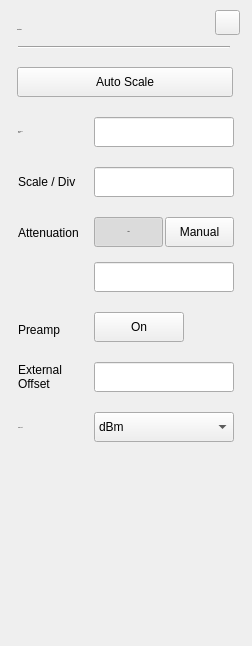
<?xml version="1.0" encoding="UTF-8"?>
<ui version="4.0">
 <class>SA_Dialog_AmptSetup</class>
 <widget class="QWidget" name="SA_Dialog_AmptSetup">
  <property name="geometry">
   <rect>
    <x>0</x>
    <y>0</y>
    <width>252</width>
    <height>646</height>
   </rect>
  </property>
  <property name="font">
   <font>
    <weight>50</weight>
    <bold>false</bold>
   </font>
  </property>
  <property name="windowTitle">
   <string>Form</string>
  </property>
  <property name="styleSheet">
   <string notr="true">/*******************indoor**********************/
#SA_Dialog_AmptSetup[status  =  &quot;indoor&quot;] 
#widget
{
	background-color:rgba(221,221,221,0.9);
}

#SA_Dialog_AmptSetup[status  =  &quot;indoor&quot;] 
#widget&gt;QPushButton
{

	border-style:flat;
}

#SA_Dialog_AmptSetup[status  =  &quot;indoor&quot;] 
#pb_Preamp
{
	text-align:left;
	padding:8px 23px 7px 10px;
}

#SA_Dialog_AmptSetup[status  =  &quot;indoor&quot;] 
#widget&gt;QLabel
{
	font: 75 13px &quot;Arial&quot;;
		color:rgba(46,46,46,1);
}
	
#SA_Dialog_AmptSetup[status  =  &quot;indoor&quot;] 
#widget&gt;#pb_cancel
{
	border-image: url(:/sa/image/btn_close_normal.png);
}

#SA_Dialog_AmptSetup[status  =  &quot;indoor&quot;] 
#widget&gt;#pb_cancel:pressed
{
	border-image: url(:/sa/image/btn_close_click.png);
}

#SA_Dialog_AmptSetup[status  =  &quot;indoor&quot;] 
#widget&gt;#line
{
	background-color:rgba(46,46,46,1);
}

#SA_Dialog_AmptSetup[status  =  &quot;indoor&quot;] 
#AttenType_widget{
	policy:nofocus;
	background-image: url(:/sa/image/dropdown_box.png);
}

#SA_Dialog_AmptSetup[status  =  &quot;indoor&quot;] 
#AttenType_widget&gt;QPushButton
{
	policy:nofocus;
	font: 14px &quot;Arial&quot;;
}

#SA_Dialog_AmptSetup[status  =  &quot;indoor&quot;] 
#AttenType_widget&gt;QPushButton:checked
{

	color:rgba(240, 179, 29, 1);
}

#SA_Dialog_AmptSetup[status  =  &quot;indoor&quot;] 
#AttenType_widget&gt;QPushButton:!checked
{
	color:rgba(0, 0, 0, 1)
}

#SA_Dialog_AmptSetup[status  =  &quot;indoor&quot;] 
#pb_Atten_Type
{
	font: 75 13px &quot;Arial&quot;;
	font-weight:bold;
	color:rgba(162, 115, 0, 1);
	background-image: url(:/sa/image/dropdown_normal.png);
}

#SA_Dialog_AmptSetup[status  =  &quot;indoor&quot;] 
#pb_Atten_Type:focus
{	
	background-image: url(:/sa/image/dropdown_click.png);
}

#SA_Dialog_AmptSetup[status  =  &quot;indoor&quot;] 
SA_LineEdit
{
	color:rgba(162, 115, 0,1);
	padding:8px 8px 7px 10px ;
	font: 75 13px &quot;Arial&quot;;
	font-weight:bold;
}

#SA_Dialog_AmptSetup[status  =  &quot;indoor&quot;] 
SA_LineEdit:disable
{
	color:rgba(133,133,133,0.6);
}

#SA_Dialog_AmptSetup[status  =  &quot;indoor&quot;] 
SA_LineEdit:focus
{
	outline: none;
	border:2px solid rgba(162,115,0,1);
}

#SA_Dialog_AmptSetup[status  =  &quot;indoor&quot;] 
QComboBox
{
	font: 75 13px &quot;Arial&quot;;
	font-weight:bold;
	color:rgba(162, 115, 0, 1);
	padding:8px 23px 7px 10px;
	combobox-popup: 0;
	border-style:flat;
	background-image: url(:/sa/image/dropdown_normal.png);
}

#SA_Dialog_AmptSetup[status  =  &quot;indoor&quot;] 
QComboBox:focus
{
	background-image: url(:/sa/image/dropdown_click.png);
}

#SA_Dialog_AmptSetup[status  =  &quot;indoor&quot;] 
QComboBox::drop-down 
{
	width: 0px;	
	border-style:flat;
}

#SA_Dialog_AmptSetup[status  =  &quot;indoor&quot;] 
QComboBox QAbstractItemView{
   font: 75 14px &quot;Arial&quot;;
	color:rgba(0, 0, 0, 1);
	background:rgba(255,255,255,1);
 	outline:0px;
	border-style:solid;
	border-color:rgba(151, 151, 151, 1);
	border-width:1px;
}
#SA_Dialog_AmptSetup[status  =  &quot;indoor&quot;] 
QAbstractItemView::item{
	padding-left:8px;
	width:140px;
	height:32px;
	border-style:flat;
}

#SA_Dialog_AmptSetup[status  =  &quot;indoor&quot;] 
QComboBox QAbstractItemView::item:selected
{
 	color:rgba(240, 179, 29, 1); 
}

#SA_Dialog_AmptSetup[status  =  &quot;indoor&quot;] 
#pb_Auto:checked
{
	color:rgba(87, 87, 87,1);
	padding: 8px 14px 7px 15px;
	background-image: url(:/sa/image/fre_checked_left.png);
}

#SA_Dialog_AmptSetup[status  =  &quot;indoor&quot;] 
#pb_Auto
{
	color:rgba(123, 123, 123,1);
	font: 75 13px &quot;Arial&quot;;
	border-style:flat;
	font-weight:bold;
	padding: 8px 14px 7px 15px;
	background-image: url(:/sa/image/fre_checked_right.png);
}

#SA_Dialog_AmptSetup[status  =  &quot;indoor&quot;] 
#pb_Manual:checked
{
	color:rgba(87, 87, 87,1);
	padding: 8px 5px 7px 6px;
	background-image: url(:/sa/image/fre_checked_right.png);
	background-position:right;
}

#SA_Dialog_AmptSetup[status  =  &quot;indoor&quot;] 
#pb_Manual
{
	color:rgba(123, 123, 123,1);
	font: 75 13px &quot;Arial&quot;;
	border-style:flat;
	font-weight:bold;
	padding: 8px 5px 7px 6px;
	background-image: url(:/sa/image/fre_checked_left.png);
	background-position:right;
}

#SA_Dialog_AmptSetup[status  =  &quot;indoor&quot;] 
#pb_Scale_Auto
{
	font: 75 13px &quot;Arial&quot;;
	font-weight:bold;
	color:rgba(255, 255, 255, 1);
	background-image: url(:/sa/image/btn_w216_nor.png);
	text-align:center;
}

#SA_Dialog_AmptSetup[status  =  &quot;indoor&quot;] 
#pb_Scale_Auto:pressed
{
	
	background-image: url(:/sa/image/btn_w216_click.png);
}
/*******************outdoor**********************/
#SA_Dialog_AmptSetup[status  =  &quot;outdoor&quot;] 
#widget
{
	background-color:rgba(211,211,211,0.9);
}

#SA_Dialog_AmptSetup[status  =  &quot;outdoor&quot;] 
#widget&gt;QPushButton
{

	border-style:flat;
}

#SA_Dialog_AmptSetup[status  =  &quot;outdoor&quot;] 
#pb_Preamp
{
	text-align:left;
	padding:8px 23px 7px 10px;
}

#SA_Dialog_AmptSetup[status  =  &quot;outdoor&quot;] 
#widget&gt;QLabel
{
	font: 75 13px &quot;Arial&quot;;
	color:rgba(46,46,46,1);
}
	
#SA_Dialog_AmptSetup[status  =  &quot;outdoor&quot;] 
#widget&gt;#pb_cancel
{
	background-image: url(:/sa/image/btn_close_normal.png);
}

#SA_Dialog_AmptSetup[status  =  &quot;outdoor&quot;] 
#widget&gt;#pb_cancel:pressed
{
	background-image: url(:/sa/image/btn_close_click.png);
}

#SA_Dialog_AmptSetup[status  =  &quot;outdoor&quot;] 
#widget&gt;#line
{
	background-color:rgba(46,46,46,1);
}

#SA_Dialog_AmptSetup[status  =  &quot;outdoor&quot;] 
#AttenType_widget{
	policy:nofocus;
	background-image: url(:/sa/image/dropdown_box.png);
}

#SA_Dialog_AmptSetup[status  =  &quot;outdoor&quot;] 
#AttenType_widget&gt;QPushButton
{
	policy:nofocus;
	font: 14px &quot;Arial&quot;;
}

#SA_Dialog_AmptSetup[status  =  &quot;outdoor&quot;] 
#AttenType_widget&gt;QPushButton:checked
{

	color:rgba(240, 179, 29, 1);
}

#SA_Dialog_AmptSetup[status  =  &quot;outdoor&quot;] 
#AttenType_widget&gt;QPushButton:!checked
{
	color:rgba(0, 0, 0, 1)
}

#SA_Dialog_AmptSetup[status  =  &quot;outdoor&quot;] 
#pb_Atten_Type
{
	font: 75 13px &quot;Arial&quot;;
	font-weight:bold;
	color:rgba(162, 115, 0, 1);
	background-image: url(:/sa/image/dropdown_normal.png);
}

#SA_Dialog_AmptSetup[status  =  &quot;outdoor&quot;] 
#pb_Atten_Type:focus
{	
	background-image: url(:/sa/image/dropdown_click.png);
}

#SA_Dialog_AmptSetup[status  =  &quot;outdoor&quot;] 
SA_LineEdit
{
	color:rgba(162, 115, 0,1);
	padding:8px 8px 7px 10px ;
	font: 75 13px &quot;Arial&quot;;
	font-weight:bold;
}

#SA_Dialog_AmptSetup[status  =  &quot;outdoor&quot;] 
SA_LineEdit:disable
{
	color:rgba(133,133,133,0.6);
}

#SA_Dialog_AmptSetup[status  =  &quot;outdoor&quot;] 
SA_LineEdit:focus
{
	outline: none;
	border:2px solid rgba(162,115,0,1);
}

#SA_Dialog_AmptSetup[status  =  &quot;outdoor&quot;] 
QComboBox
{
	font: 75 13px &quot;Arial&quot;;
	font-weight:bold;
	color:rgba(162, 115, 0, 1);
	padding:8px 23px 7px 10px;
	combobox-popup: 0;
	border-style:flat;
	background-image: url(:/sa/image/dropdown_normal.png);
}

#SA_Dialog_AmptSetup[status  =  &quot;outdoor&quot;] 
QComboBox:focus
{
	background-image: url(:/sa/image/dropdown_click.png);
}

#SA_Dialog_AmptSetup[status  =  &quot;outdoor&quot;] 
QComboBox::drop-down 
{
	width: 0px;	
	border-style:flat;
}

#SA_Dialog_AmptSetup[status  =  &quot;outdoor&quot;] 
QComboBox QAbstractItemView{
   font: 75 14px &quot;Arial&quot;;
	color:rgba(0, 0, 0, 1);
	background:rgba(255,255,255,1);
 	outline:0px;
	border-style:solid;
	border-color:rgba(151, 151, 151, 1);
	border-width:1px;
}
#SA_Dialog_AmptSetup[status  =  &quot;outdoor&quot;] 
QAbstractItemView::item{
	padding-left:8px;
	width:140px;
	height:32px;
	border-style:flat;
}

#SA_Dialog_AmptSetup[status  =  &quot;outdoor&quot;] 
QComboBox QAbstractItemView::item:selected
{
 	color:rgba(240, 179, 29, 1); 
}

#SA_Dialog_AmptSetup[status  =  &quot;outdoor&quot;] 
#pb_Auto:checked
{
	color:rgba(87, 87, 87,1);
	padding: 8px 14px 7px 15px;
	background-image: url(:/sa/image/fre_checked_left.png);
}

#SA_Dialog_AmptSetup[status  =  &quot;outdoor&quot;] 
#pb_Auto
{
	color:rgba(123, 123, 123,1);
	font: 75 13px &quot;Arial&quot;;
	border-style:flat;
	font-weight:bold;
	padding: 8px 14px 7px 15px;
	background-image: url(:/sa/image/fre_checked_right.png);
}

#SA_Dialog_AmptSetup[status  =  &quot;outdoor&quot;] 
#pb_Manual:checked
{
	color:rgba(87, 87, 87,1);
	padding: 8px 5px 7px 6px;
	background-image: url(:/sa/image/fre_checked_right.png);
	background-position:right;
}

#SA_Dialog_AmptSetup[status  =  &quot;outdoor&quot;] 
#pb_Manual
{
	color:rgba(123, 123, 123,1);
	font: 75 13px &quot;Arial&quot;;
	border-style:flat;
	font-weight:bold;
	padding: 8px 5px 7px 6px;
	background-image: url(:/sa/image/fre_checked_left.png);
	background-position:right;
}

#SA_Dialog_AmptSetup[status  =  &quot;outdoor&quot;] 
#pb_Scale_Auto
{
	font: 75 13px &quot;Arial&quot;;
	font-weight:bold;
	color:rgba(0, 0, 0, 1);
	
	border-image: url(:/sa/image/outdoor/btn_w70_normal.png);
	text-align:center;
}

#SA_Dialog_AmptSetup[status  =  &quot;outdoor&quot;] 
#pb_Scale_Auto:pressed
{
	border-image: url(:/sa/image/outdoor/btn_w216_click.png);
}
/*******************night**********************/
#SA_Dialog_AmptSetup[status  =  &quot;night&quot;] 
#widget
{
		background-color:rgba(208,182,139,0.9);
}

#SA_Dialog_AmptSetup[status  =  &quot;night&quot;] 
#widget&gt;QPushButton
{
	border-style:flat;
}

#SA_Dialog_AmptSetup[status  =  &quot;night&quot;] 
#pb_Preamp
{
	text-align:left;
	padding:8px 23px 7px 10px;
}

#SA_Dialog_AmptSetup[status  =  &quot;night&quot;] 
#widget&gt;QLabel
{
	   font: 75 13px &quot;Arial&quot;;
		color:rgba(46,46,46,1);
}
	
#SA_Dialog_AmptSetup[status  =  &quot;night&quot;] 
#widget&gt;#pb_cancel
{
	border-image: url(:/sa/image/night/btn_close_normal.png);
}

#SA_Dialog_AmptSetup[status  =  &quot;night&quot;] 
#widget&gt;#pb_cancel:pressed
{
	border-image: url(:/sa/image/night/btn_close_click.png);
}

#SA_Dialog_AmptSetup[status  =  &quot;night&quot;] 
#widget&gt;#line
{
	background-color:rgba(46,46,46,1);
}

#SA_Dialog_AmptSetup[status  =  &quot;night&quot;] 
#AttenType_widget{
	policy:nofocus;
	background-image: url(:/sa/image/dropdown_box.png);
}

#SA_Dialog_AmptSetup[status  =  &quot;night&quot;] 
#AttenType_widget&gt;QPushButton
{
	policy:nofocus;
	font: 14px &quot;Arial&quot;;
}

#SA_Dialog_AmptSetup[status  =  &quot;night&quot;] 
#AttenType_widget&gt;QPushButton:checked
{

	color:rgba(240, 179, 29, 1);
}

#SA_Dialog_AmptSetup[status  =  &quot;night&quot;] 
#AttenType_widget&gt;QPushButton:!checked
{
	color:rgba(0, 0, 0, 1)
}

#SA_Dialog_AmptSetup[status  =  &quot;night&quot;] 
#pb_Atten_Type
{
	font: 75 13px &quot;Arial&quot;;
	font-weight:bold;
	color:rgba(162, 115, 0, 1);
	background-image: url(:/sa/image/dropdown_normal.png);
}

#SA_Dialog_AmptSetup[status  =  &quot;night&quot;] 
#pb_Atten_Type:focus
{	
	background-image: url(:/sa/image/dropdown_click.png);
}

#SA_Dialog_AmptSetup[status  =  &quot;night&quot;] 
SA_LineEdit
{
	background: rgba(251,220,167,0.60);
   color:rgba(159,98,0,1);
	padding:8px 8px 7px 10px ;
	font: 75 13px &quot;Arial&quot;;
	font-weight:bold;
}

#SA_Dialog_AmptSetup[status  =  &quot;night&quot;] 
SA_LineEdit:disable
{
	color:rgba(133,133,133,0.6);
}

#SA_Dialog_AmptSetup[status  =  &quot;night&quot;] 
SA_LineEdit:focus
{
	outline: none;
	border:2px solid rgba(162,115,0,1);
}


#SA_Dialog_AmptSetup[status  =  &quot;night&quot;] 
QComboBox
{
	font: 75 13px &quot;Arial&quot;;
	font-weight:bold;
    background-color:rgba(251,220,167,0.60);
    color:rgba(159,98,0,1);
	padding:8px 23px 7px 10px;
	combobox-popup: 0;
	border-style:flat;
	background-image: url(:/sa/image/night/dropdown_normal.png);
}

#SA_Dialog_AmptSetup[status  =  &quot;night&quot;] 
QComboBox:focus
{
	background-color:rgba(251,220,167,0.60);
	background-image: url(:/sa/image/night/dropdown_click.png);
}

#SA_Dialog_AmptSetup[status  =  &quot;night&quot;] 
QComboBox::drop-down 
{
	width: 0px;	
	border-style:flat;
}

#SA_Dialog_AmptSetup[status  =  &quot;night&quot;] 
QComboBox QAbstractItemView{
   font: 75 14px &quot;Arial&quot;;
	color:rgba(0, 0, 0, 1);
	background-color:#FBDBA7;;
    
 	outline:0px;
	border-style:solid;
	border-color:rgba(151, 151, 151, 1);
	border-width:1px;
}
#SA_Dialog_AmptSetup[status  =  &quot;night&quot;] 
QAbstractItemView::item{
	padding-left:8px;
	width:140px;
	height:32px;
	border-style:flat;
}

#SA_Dialog_AmptSetup[status  =  &quot;night&quot;] 
QComboBox QAbstractItemView::item:selected
{
 	color:rgba(159,98,0,1);
}

#SA_Dialog_AmptSetup[status  =  &quot;night&quot;] 
#pb_Auto:checked
{
	color:rgba(85,74,56,1);
	padding: 8px 14px 7px 15px;
	background-image: url(:/sa/image/night/btn_left_click.png);
}

#SA_Dialog_AmptSetup[status  =  &quot;night&quot;] 
#pb_Auto
{
	color:rgba(121,106,81,1);
	font: 75 13px &quot;Arial&quot;;
	border-style:flat;
	font-weight:bold;
	padding: 8px 14px 7px 15px;
	background-image: url(:/sa/image/night/btn_left_nor.png);
}

#SA_Dialog_AmptSetup[status  =  &quot;night&quot;] 
#pb_Manual:checked
{

	color:rgba(85,74,56,1);
	padding: 8px 5px 7px 6px;
	background-image: url(:/sa/image/night/btn_right_click.png);
}

#SA_Dialog_AmptSetup[status  =  &quot;night&quot;] 
#pb_Manual
{
	color:rgba(121,106,81,1);
	font: 75 13px &quot;Arial&quot;;
	border-style:flat;
	font-weight:bold;
	padding: 8px 5px 7px 6px;
	background-image: url(:/sa/image/night/btn_right_nor.png);
}
#SA_Dialog_AmptSetup[status  =  &quot;night&quot;] 
#pb_Scale_Auto
{
	font: 75 13px &quot;Arial&quot;;
	font-weight:bold;
	color: #FBDBA7;
	background-image: url(:/sa/image/btn_w216_nor.png);
	text-align:center;
}

#SA_Dialog_AmptSetup[status  =  &quot;night&quot;] 
#pb_Scale_Auto:pressed
{
	background-image: url(:/sa/image/night/btn_w216_click.png);
}</string>
  </property>
  <property name="status" stdset="0">
   <string>night</string>
  </property>
  <widget class="QWidget" name="widget" native="true">
   <property name="geometry">
    <rect>
     <x>0</x>
     <y>0</y>
     <width>252</width>
     <height>646</height>
    </rect>
   </property>
   <property name="styleSheet">
    <string notr="true"/>
   </property>
   <widget class="QPushButton" name="pb_Scale_Auto">
    <property name="geometry">
     <rect>
      <x>17</x>
      <y>67</y>
      <width>216</width>
      <height>30</height>
     </rect>
    </property>
    <property name="focusPolicy">
     <enum>Qt::NoFocus</enum>
    </property>
    <property name="styleSheet">
     <string notr="true"/>
    </property>
    <property name="text">
     <string>Auto Scale</string>
    </property>
   </widget>
   <widget class="QLabel" name="label_3">
    <property name="geometry">
     <rect>
      <x>18</x>
      <y>117</y>
      <width>66</width>
      <height>30</height>
     </rect>
    </property>
    <property name="font">
     <font>
      <family>Arial</family>
      <pointsize>-1</pointsize>
      <weight>9</weight>
      <italic>false</italic>
      <bold>false</bold>
     </font>
    </property>
    <property name="text">
     <string>Reference
Level</string>
    </property>
   </widget>
   <widget class="SA_LineEdit" name="edit_level">
    <property name="geometry">
     <rect>
      <x>94</x>
      <y>117</y>
      <width>140</width>
      <height>30</height>
     </rect>
    </property>
    <property name="readOnly">
     <bool>true</bool>
    </property>
   </widget>
   <widget class="QLabel" name="lblOffset">
    <property name="geometry">
     <rect>
      <x>18</x>
      <y>362</y>
      <width>54</width>
      <height>30</height>
     </rect>
    </property>
    <property name="text">
     <string>External
Offset</string>
    </property>
   </widget>
   <widget class="SA_LineEdit" name="edit_offset">
    <property name="geometry">
     <rect>
      <x>94</x>
      <y>362</y>
      <width>140</width>
      <height>30</height>
     </rect>
    </property>
    <property name="readOnly">
     <bool>true</bool>
    </property>
   </widget>
   <widget class="QLabel" name="label_4">
    <property name="geometry">
     <rect>
      <x>18</x>
      <y>167</y>
      <width>71</width>
      <height>30</height>
     </rect>
    </property>
    <property name="text">
     <string>Scale / Div</string>
    </property>
   </widget>
   <widget class="SA_LineEdit" name="edit_scale">
    <property name="geometry">
     <rect>
      <x>94</x>
      <y>167</y>
      <width>140</width>
      <height>30</height>
     </rect>
    </property>
    <property name="readOnly">
     <bool>true</bool>
    </property>
   </widget>
   <widget class="QLabel" name="lblAtten">
    <property name="geometry">
     <rect>
      <x>18</x>
      <y>225</y>
      <width>72</width>
      <height>15</height>
     </rect>
    </property>
    <property name="text">
     <string>Attenuation</string>
    </property>
   </widget>
   <widget class="QLabel" name="lblUnit">
    <property name="geometry">
     <rect>
      <x>18</x>
      <y>420</y>
      <width>66</width>
      <height>15</height>
     </rect>
    </property>
    <property name="font">
     <font>
      <family>Arial</family>
      <pointsize>-1</pointsize>
      <weight>9</weight>
      <italic>false</italic>
      <bold>false</bold>
     </font>
    </property>
    <property name="text">
     <string>Scale Unit</string>
    </property>
   </widget>
   <widget class="QLabel" name="lblPreamp">
    <property name="geometry">
     <rect>
      <x>18</x>
      <y>322</y>
      <width>52</width>
      <height>15</height>
     </rect>
    </property>
    <property name="text">
     <string>Preamp</string>
    </property>
   </widget>
   <widget class="QPushButton" name="pb_Preamp">
    <property name="geometry">
     <rect>
      <x>94</x>
      <y>312</y>
      <width>90</width>
      <height>30</height>
     </rect>
    </property>
    <property name="focusPolicy">
     <enum>Qt::NoFocus</enum>
    </property>
    <property name="styleSheet">
     <string notr="true">/*******************indoor**********************/
#SA_Dialog_AmptSetup[status  =  &quot;indoor&quot;] #pb_Preamp
{
	background-color:rgba(0,0,0,0);
	font: 75 13px &quot;Arial&quot;;
	font-weight:bold;
}
#SA_Dialog_AmptSetup[status  =  &quot;indoor&quot;] #pb_Preamp:checked
{
	padding:7px 44px 6px 25px;
	color:rgba(87, 87, 87, 1);
	border-image: url(:/sa/image/toggle_on.png);
}

#SA_Dialog_AmptSetup[status  =  &quot;indoor&quot;] #pb_Preamp:!checked
{
	padding:7px 17px 6px 36px;
	color:rgba(123, 123, 123, 1);
	border-image: url(:/sa/image/toggle_off.png);
}

/*******************outdoor**********************/
#SA_Dialog_AmptSetup[status  =  &quot;outdoor&quot;] #pb_Preamp
{
	background-color:rgba(0,0,0,0);
	font: 75 13px &quot;Arial&quot;;
	font-weight:bold;
}
#SA_Dialog_AmptSetup[status  =  &quot;outdoor&quot;] #pb_Preamp:checked
{
	padding:7px 44px 6px 25px;
	color:rgba(87, 87, 87, 1);
	border-image: url(:/sa/image/toggle_on.png);
}

#SA_Dialog_AmptSetup[status  =  &quot;outdoor&quot;] #pb_Preamp:!checked
{
	padding:7px 17px 6px 36px;
	color:rgba(123, 123, 123, 1);
	border-image: url(:/sa/image/toggle_off.png);
}

/*******************night**********************/
#SA_Dialog_AmptSetup[status  =  &quot;night&quot;] #pb_Preamp
{
	background-color:rgba(0,0,0,0);
	font: 75 13px &quot;Arial&quot;;
	font-weight:bold;
}
#SA_Dialog_AmptSetup[status  =  &quot;night&quot;] #pb_Preamp:checked
{
	padding:7px 44px 6px 25px;
	color:rgba(87,87,87,1);
	border-image: url(:/sa/image/night/toggle_on.png);
}

#SA_Dialog_AmptSetup[status  =  &quot;night&quot;] #pb_Preamp:!checked
{
	padding:7px 17px 6px 36px;

	color:rgba(121,106,80,1);
	border-image: url(:/sa/image/night/toggle_off.png);
}</string>
    </property>
    <property name="text">
     <string>On</string>
    </property>
    <property name="checkable">
     <bool>true</bool>
    </property>
    <property name="checked">
     <bool>false</bool>
    </property>
   </widget>
   <widget class="SA_LineEdit" name="edit_Atten">
    <property name="enabled">
     <bool>true</bool>
    </property>
    <property name="geometry">
     <rect>
      <x>94</x>
      <y>262</y>
      <width>140</width>
      <height>30</height>
     </rect>
    </property>
    <property name="readOnly">
     <bool>true</bool>
    </property>
   </widget>
   <widget class="QPushButton" name="pb_cancel">
    <property name="geometry">
     <rect>
      <x>215</x>
      <y>10</y>
      <width>25</width>
      <height>25</height>
     </rect>
    </property>
    <property name="focusPolicy">
     <enum>Qt::NoFocus</enum>
    </property>
    <property name="text">
     <string/>
    </property>
   </widget>
   <widget class="Line" name="line">
    <property name="geometry">
     <rect>
      <x>18</x>
      <y>46</y>
      <width>212</width>
      <height>2</height>
     </rect>
    </property>
    <property name="orientation">
     <enum>Qt::Horizontal</enum>
    </property>
   </widget>
   <widget class="QLabel" name="lblTitle">
    <property name="geometry">
     <rect>
      <x>17</x>
      <y>19</y>
      <width>104</width>
      <height>22</height>
     </rect>
    </property>
    <property name="font">
     <font>
      <family>Arial</family>
      <pointsize>-1</pointsize>
      <weight>75</weight>
      <italic>false</italic>
      <bold>true</bold>
     </font>
    </property>
    <property name="styleSheet">
     <string notr="true">#lblTitle
{
	font: 75 20px &quot;Arial&quot;;
	color:rgba(46,46,46,1);
	line-height:23px;
	font-weight:bold;
}</string>
    </property>
    <property name="text">
     <string>Amplitude</string>
    </property>
   </widget>
   <widget class="SA_Combobox" name="pb_unitSelect">
    <property name="geometry">
     <rect>
      <x>94</x>
      <y>412</y>
      <width>140</width>
      <height>30</height>
     </rect>
    </property>
    <property name="focusPolicy">
     <enum>Qt::WheelFocus</enum>
    </property>
    <property name="styleSheet">
     <string notr="true"/>
    </property>
    <item>
     <property name="text">
      <string>dBm</string>
     </property>
    </item>
    <item>
     <property name="text">
      <string>dBV</string>
     </property>
    </item>
    <item>
     <property name="text">
      <string>dBmV</string>
     </property>
    </item>
    <item>
     <property name="text">
      <string>dBuV</string>
     </property>
    </item>
    <item>
     <property name="text">
      <string>V</string>
     </property>
    </item>
    <item>
     <property name="text">
      <string>W</string>
     </property>
    </item>
   </widget>
   <widget class="QPushButton" name="pb_Manual">
    <property name="geometry">
     <rect>
      <x>165</x>
      <y>217</y>
      <width>69</width>
      <height>30</height>
     </rect>
    </property>
    <property name="focusPolicy">
     <enum>Qt::NoFocus</enum>
    </property>
    <property name="styleSheet">
     <string notr="true"/>
    </property>
    <property name="text">
     <string>Manual</string>
    </property>
    <property name="checkable">
     <bool>true</bool>
    </property>
    <property name="checked">
     <bool>false</bool>
    </property>
    <attribute name="buttonGroup">
     <string notr="true">buttonGroup</string>
    </attribute>
   </widget>
   <widget class="QPushButton" name="pb_Auto">
    <property name="geometry">
     <rect>
      <x>94</x>
      <y>217</y>
      <width>69</width>
      <height>30</height>
     </rect>
    </property>
    <property name="font">
     <font>
      <family>Arial</family>
      <pointsize>-1</pointsize>
      <weight>75</weight>
      <italic>false</italic>
      <bold>true</bold>
     </font>
    </property>
    <property name="focusPolicy">
     <enum>Qt::NoFocus</enum>
    </property>
    <property name="text">
     <string>Auto</string>
    </property>
    <property name="checkable">
     <bool>true</bool>
    </property>
    <property name="checked">
     <bool>true</bool>
    </property>
    <attribute name="buttonGroup">
     <string notr="true">buttonGroup</string>
    </attribute>
   </widget>
  </widget>
 </widget>
 <customwidgets>
  <customwidget>
   <class>SA_LineEdit</class>
   <extends>QLineEdit</extends>
   <header location="global">sa_lineedit.h</header>
   <slots>
    <signal>clicked()</signal>
   </slots>
  </customwidget>
  <customwidget>
   <class>SA_Combobox</class>
   <extends>QComboBox</extends>
   <header>sa_combobox.h</header>
   <slots>
    <signal>clicked()</signal>
   </slots>
  </customwidget>
 </customwidgets>
 <tabstops>
  <tabstop>edit_level</tabstop>
  <tabstop>edit_Atten</tabstop>
  <tabstop>edit_offset</tabstop>
  <tabstop>edit_scale</tabstop>
  <tabstop>pb_unitSelect</tabstop>
 </tabstops>
 <resources/>
 <connections/>
 <buttongroups>
  <buttongroup name="buttonGroup"/>
 </buttongroups>
</ui>
